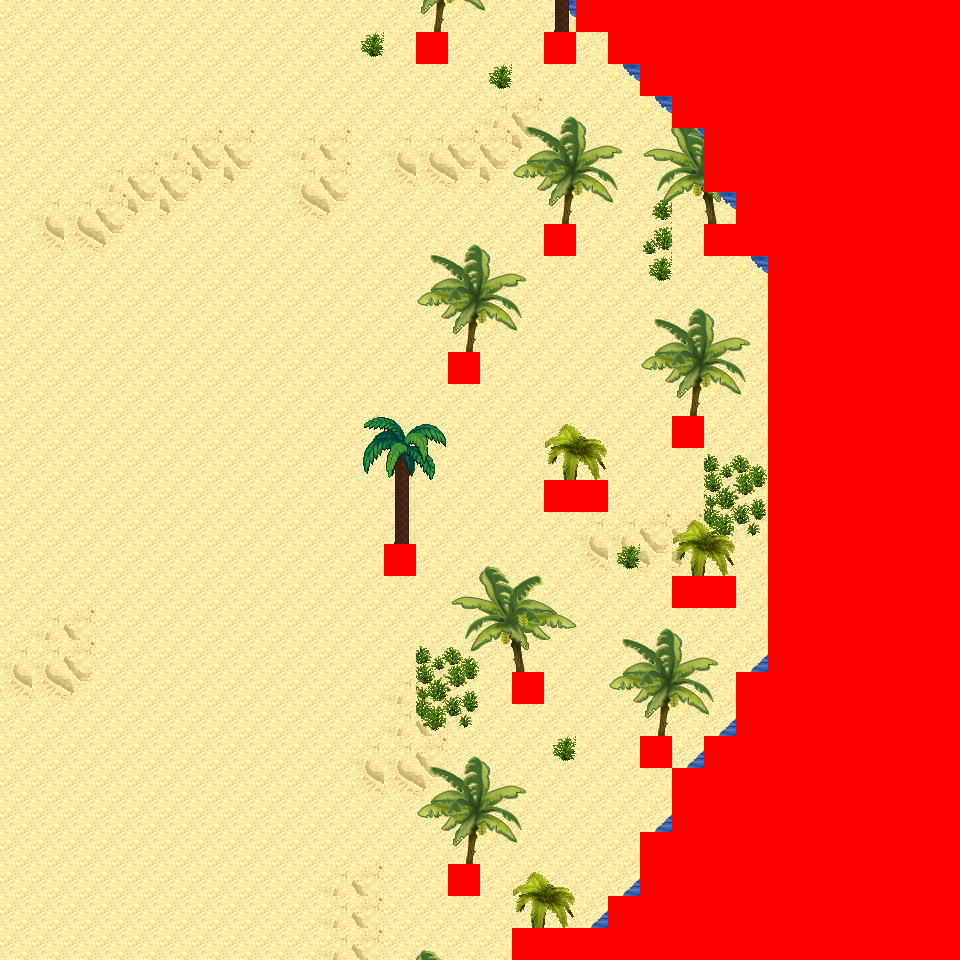

Rendered tile map (Tiled .tmx) drawn with the repository's tilesets; below, a short description and the map source with its tile grids summarised:
An orthogonal 30x30 tile map with 32x32 px tiles, 6 tile layers (Ground, Object, Object2, Above, ...), 14 tilesets and 3 objects (3x mapExit).

<map version="1.0" orientation="orthogonal" renderorder="right-down" width="30" height="30" tilewidth="32" tileheight="32" nextobjectid="4">
  <tileset firstgid="1" name="tileset_logic_collision" tilewidth="32" tileheight="32" tilecount="1" columns="1">
    <image source="../drawable/tileset_logic_collision.png" width="32" height="32" />
  </tileset>
  <tileset firstgid="2" name="tileset_ground_ground" tilewidth="32" tileheight="32" tilecount="33" columns="3">
    <image source="../drawable/tileset_ground_ground.png" width="96" height="352" />
  </tileset>
  <tileset firstgid="35" name="tileset_terrain_desert" tilewidth="32" tileheight="32" tilecount="88" columns="8">
    <image source="../drawable/tileset_terrain_desert.png" width="256" height="352" />
  </tileset>
  <tileset firstgid="123" name="tileset_building_stone_ruins" tilewidth="32" tileheight="32" tilecount="72" columns="6">
    <image source="../drawable/tileset_building_stone_ruins.png" width="192" height="384" />
  </tileset>
  <tileset firstgid="195" name="tileset_ground_sand_edges" tilewidth="32" tileheight="32" tilecount="15" columns="5">
    <image source="../drawable/tileset_ground_sand_edges.png" width="160" height="96" />
  </tileset>
  <tileset firstgid="210" name="tileset_ground_slate_tiles" tilewidth="32" tileheight="32" tilecount="15" columns="5">
    <image source="../drawable/tileset_ground_slate_tiles.png" width="160" height="96" />
  </tileset>
  <tileset firstgid="225" name="tileset_ground_sand_2" tilewidth="32" tileheight="32" tilecount="15" columns="5">
    <image source="../drawable/tileset_ground_sand_2.png" width="160" height="96" />
  </tileset>
  <tileset firstgid="240" name="tileset_plant_cactus_2" tilewidth="32" tileheight="32" tilecount="10" columns="5">
    <image source="../drawable/tileset_plant_cactus_2.png" width="160" height="64" />
  </tileset>
  <tileset firstgid="250" name="tileset_plant_round_cactuses" tilewidth="32" tileheight="32" tilecount="20" columns="10">
    <image source="../drawable/tileset_plant_round_cactuses.png" width="320" height="64" />
  </tileset>
  <tileset firstgid="270" name="tileset_plant_tree_banana_tree" tilewidth="32" tileheight="32" tilecount="40" columns="4">
    <image source="../drawable/tileset_plant_tree_banana_tree.png" width="128" height="320" />
  </tileset>
  <tileset firstgid="310" name="tileset_plant_tree_palm_tree" tilewidth="32" tileheight="32" tilecount="6" columns="2">
    <image source="../drawable/tileset_plant_tree_palm_tree.png" width="64" height="96" />
  </tileset>
  <tileset firstgid="316" name="tileset_plant_tree_palm_trees" tilewidth="32" tileheight="32" tilecount="40" columns="4">
    <image source="../drawable/tileset_plant_tree_palm_trees.png" width="128" height="320" />
  </tileset>
  <tileset firstgid="356" name="tileset_building_stone_tower" tilewidth="32" tileheight="32" tilecount="14" columns="2">
    <image source="../drawable/tileset_building_stone_tower.png" width="64" height="224" />
  </tileset>
  <tileset firstgid="370" name="tileset_plant_bush_large_green" tilewidth="32" tileheight="32" tilecount="9" columns="3">
    <image source="../drawable/tileset_plant_bush_large_green.png" width="96" height="96" />
  </tileset>
  <layer name="Ground" width="30" height="30">
    <data>[900 cells, 900 non-empty, 6 distinct tile ids]</data>
  </layer>
  <layer name="Object" width="30" height="30">
    <data>[900 cells, 78 non-empty, 20 distinct tile ids]</data>
  </layer>
  <layer name="Object2" width="30" height="30">
    <data>[900 cells, 0 non-empty, 0 distinct tile ids]</data>
  </layer>
  <layer name="Above" width="30" height="30">
    <data>[900 cells, 122 non-empty, 39 distinct tile ids]</data>
  </layer>
  <layer name="Above2" width="30" height="30">
    <data>[900 cells, 0 non-empty, 0 distinct tile ids]</data>
  </layer>
  <layer name="Walkable" width="30" height="30">
    <data>[900 cells, 249 non-empty, 1 distinct tile ids]</data>
  </layer>
  <objectgroup name="MapEvents">
    <object id="1" name="north" type="mapExit" x="0" y="0" width="576" height="32">
      <properties>
        <property name="map" value="level_0_x38_y110" />
        <property name="x" value="0" />
        <property name="y" value="28" />
      </properties>
    </object>
    <object id="2" name="south" type="mapExit" x="0" y="928" width="512" height="32">
      <properties>
        <property name="map" value="level_0_x38_y112" />
        <property name="x" value="0" />
        <property name="y" value="1" />
      </properties>
    </object>
    <object id="3" name="west" type="mapExit" x="0" y="0" width="32" height="960">
      <properties>
        <property name="map" value="level_0_x37_y111" />
        <property name="x" value="28" />
        <property name="y" value="0" />
      </properties>
    </object>
  </objectgroup>
</map>
